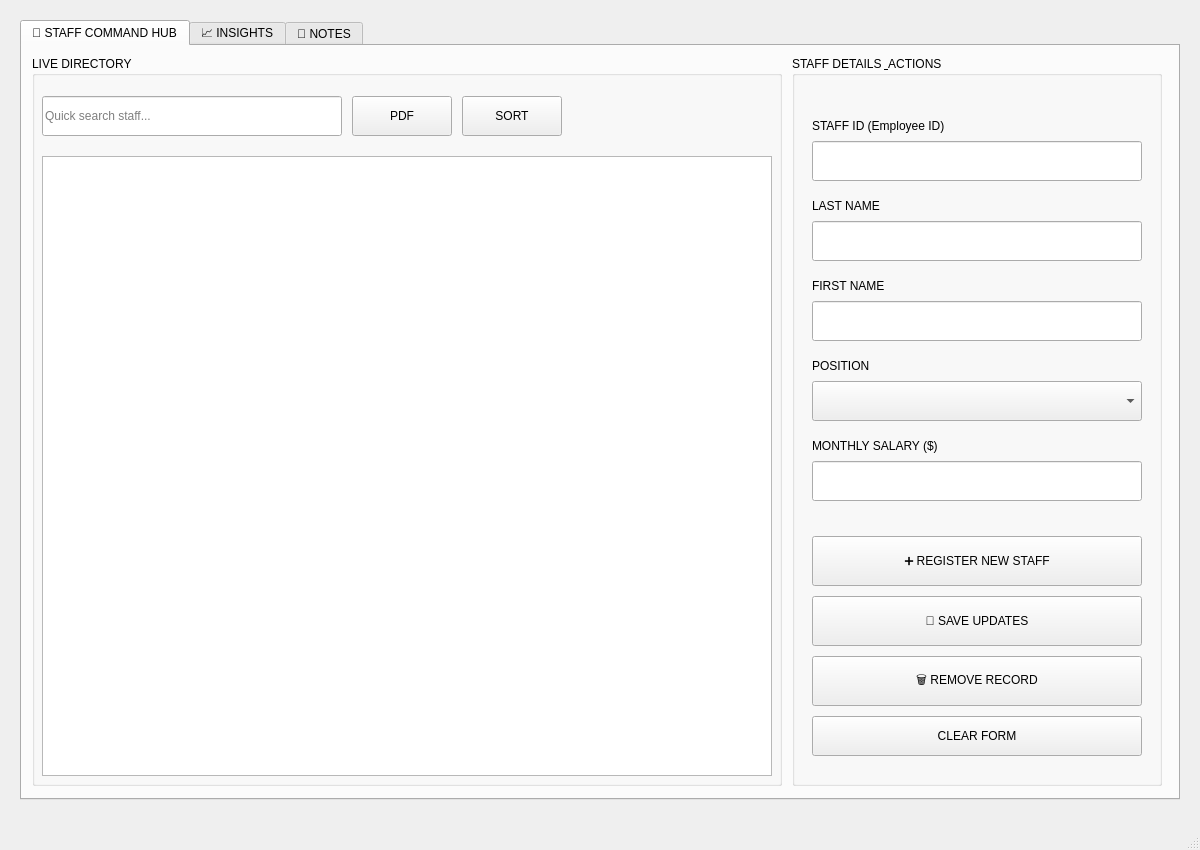
<?xml version="1.0" encoding="UTF-8"?>
<ui version="4.0">
 <class>StaffModule</class>
 <widget class="QMainWindow" name="StaffModule">
  <property name="geometry">
   <rect>
    <x>0</x>
    <y>0</y>
    <width>1200</width>
    <height>850</height>
   </rect>
  </property>
  <property name="windowTitle">
   <string>Staff Management</string>
  </property>
  <widget class="QWidget" name="centralwidget">
   <widget class="QTabWidget" name="tabWidget">
    <property name="geometry">
     <rect>
      <x>20</x>
      <y>20</y>
      <width>1160</width>
      <height>780</height>
     </rect>
    </property>
    <widget class="QWidget" name="tab_hub">
     <attribute name="title"><string>👤 STAFF COMMAND HUB</string></attribute>
     <widget class="QGroupBox" name="groupBox_list">
      <property name="geometry"><rect><x>10</x><y>10</y><width>750</width><height>730</height></rect></property>
      <property name="title"><string>LIVE DIRECTORY</string></property>
      <widget class="QTableView" name="tableView">
       <property name="geometry"><rect><x>10</x><y>100</y><width>730</width><height>620</height></rect></property>
      </widget>
      <widget class="QLineEdit" name="linerech">
       <property name="geometry"><rect><x>10</x><y>40</y><width>300</width><height>40</height></rect></property>
       <property name="placeholderText"><string>Quick search staff...</string></property>
      </widget>
      <widget class="QPushButton" name="pushButton_pdf">
       <property name="geometry"><rect><x>320</x><y>40</y><width>100</width><height>40</height></rect></property>
       <property name="text"><string>PDF</string></property>
      </widget>
      <widget class="QPushButton" name="pushButton_tri">
       <property name="geometry"><rect><x>430</x><y>40</y><width>100</width><height>40</height></rect></property>
       <property name="text"><string>SORT</string></property>
      </widget>
     </widget>
     <widget class="QGroupBox" name="groupBox_details">
      <property name="geometry"><rect><x>770</x><y>10</y><width>370</width><height>730</height></rect></property>
      <property name="title"><string>STAFF DETAILS &amp; ACTIONS</string></property>
      <widget class="QLabel" name="label_12"><property name="geometry"><rect><x>20</x><y>60</y><width>330</width><height>20</height></rect></property><property name="text"><string>STAFF ID (Employee ID)</string></property></widget>
      <widget class="QLineEdit" name="id"><property name="geometry"><rect><x>20</x><y>85</y><width>330</width><height>40</height></rect></property></widget>
      
      <widget class="QLabel" name="label_13"><property name="geometry"><rect><x>20</x><y>140</y><width>330</width><height>20</height></rect></property><property name="text"><string>LAST NAME</string></property></widget>
      <widget class="QLineEdit" name="nom"><property name="geometry"><rect><x>20</x><y>165</y><width>330</width><height>40</height></rect></property></widget>
      
      <widget class="QLabel" name="label_14"><property name="geometry"><rect><x>20</x><y>220</y><width>330</width><height>20</height></rect></property><property name="text"><string>FIRST NAME</string></property></widget>
      <widget class="QLineEdit" name="prenom"><property name="geometry"><rect><x>20</x><y>245</y><width>330</width><height>40</height></rect></property></widget>
      
      <widget class="QLabel" name="label_15"><property name="geometry"><rect><x>20</x><y>300</y><width>330</width><height>20</height></rect></property><property name="text"><string>POSITION</string></property></widget>
      <widget class="QComboBox" name="combobox2"><property name="geometry"><rect><x>20</x><y>325</y><width>330</width><height>40</height></rect></property></widget>
      
      <widget class="QLabel" name="label_16"><property name="geometry"><rect><x>20</x><y>380</y><width>330</width><height>20</height></rect></property><property name="text"><string>MONTHLY SALARY ($)</string></property></widget>
      <widget class="QLineEdit" name="salaire"><property name="geometry"><rect><x>20</x><y>405</y><width>330</width><height>40</height></rect></property></widget>
      
      <widget class="QPushButton" name="pushButton_enroll">
       <property name="geometry"><rect><x>20</x><y>480</y><width>330</width><height>50</height></rect></property>
       <property name="text"><string>➕ REGISTER NEW STAFF</string></property>
      </widget>
      <widget class="QPushButton" name="pushButton_modifier">
       <property name="geometry"><rect><x>20</x><y>540</y><width>330</width><height>50</height></rect></property>
       <property name="text"><string>💾 SAVE UPDATES</string></property>
      </widget>
      <widget class="QPushButton" name="pushButton_supprimer">
       <property name="geometry"><rect><x>20</x><y>600</y><width>330</width><height>50</height></rect></property>
       <property name="text"><string>🗑️ REMOVE RECORD</string></property>
      </widget>
      <widget class="QPushButton" name="pushButton_clear">
       <property name="geometry"><rect><x>20</x><y>660</y><width>330</width><height>40</height></rect></property>
       <property name="text"><string>CLEAR FORM</string></property>
      </widget>
     </widget>
    </widget>
    <widget class="QWidget" name="tab_stats"><attribute name="title"><string>📈 INSIGHTS</string></attribute>
     <widget class="QLabel" name="statistique"><property name="geometry"><rect><x>20</x><y>20</y><width>1120</width><height>680</height></rect></property></widget>
    </widget>
    <widget class="QWidget" name="tab_notes"><attribute name="title"><string>📝 NOTES</string></attribute>
     <widget class="QPushButton" name="notepadebt"><property name="geometry"><rect><x>400</x><y>300</y><width>360</width><height>60</height></rect></property><property name="text"><string>OPEN STUDIO SCRATCHPAD</string></property></widget>
    </widget>
   </widget>
  </widget>
  <widget class="QMenuBar" name="menubar"/><widget class="QStatusBar" name="statusbar"/>
 </widget>
 <resources/>
 <connections/>
</ui>
